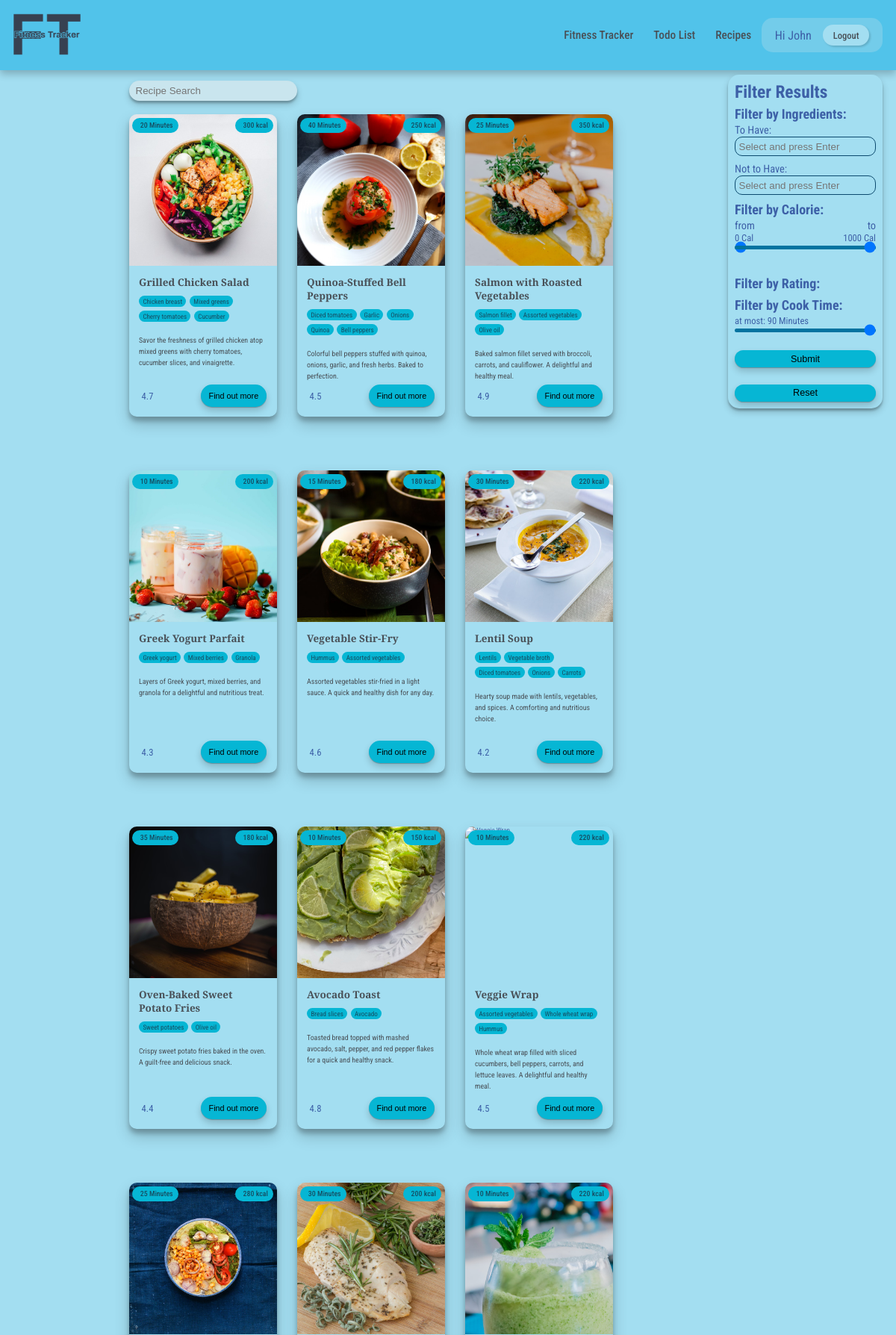
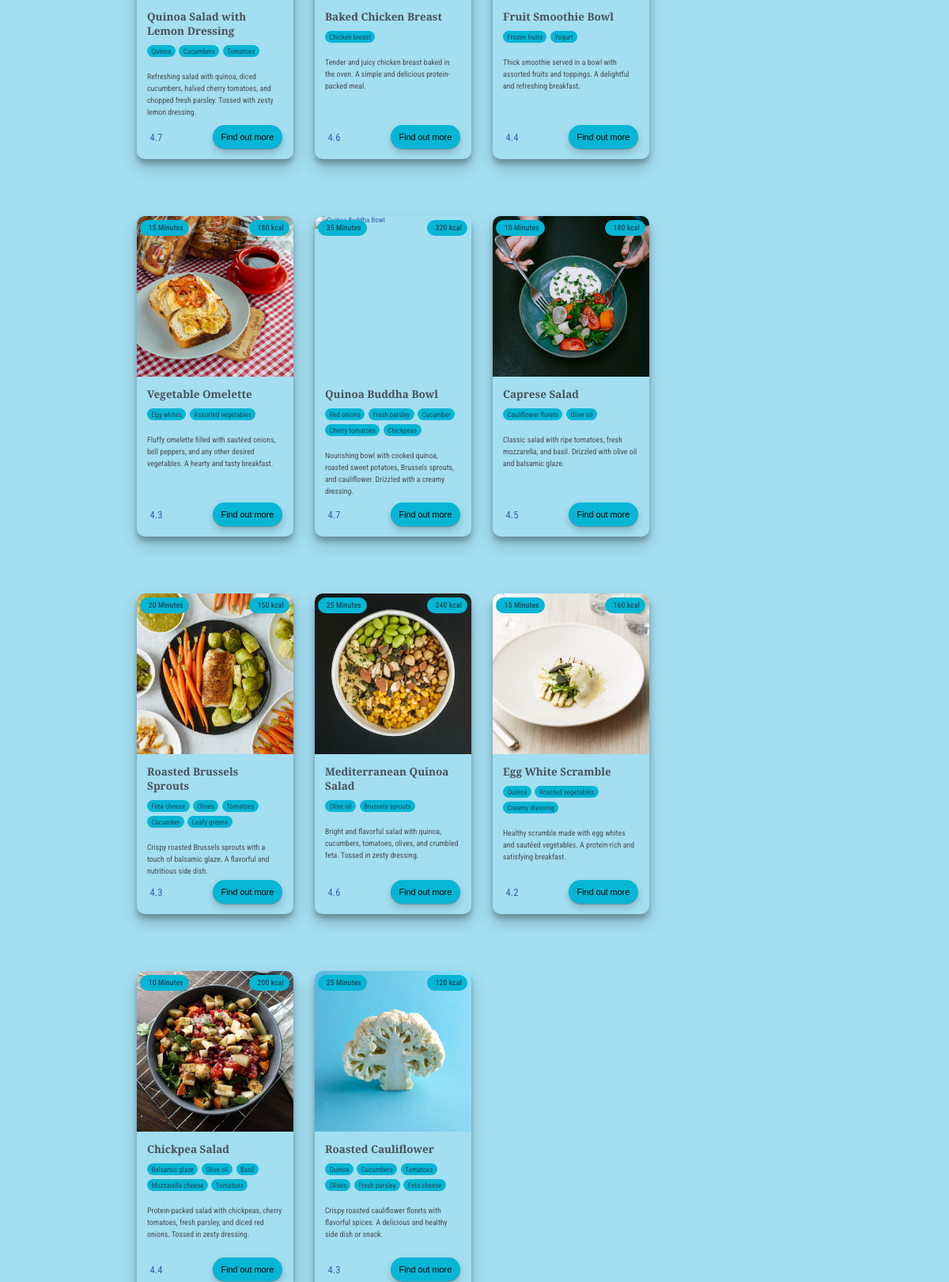
Page /recipes.php (signed in, upper part) on the committed database (2 pictures, top to bottom).
### tables this page shows
CREATE TABLE Recipes (
    recipeID INT AUTO_INCREMENT,
    title VARCHAR(50) NOT NULL,
    `description` VARCHAR(255) NOT NULL,
    instruction TEXT,
    averageRating DECIMAL(2,1),
    cookTime INT NOT NULL,
    calories INT NOT NULL,
    imageURL VARCHAR(512) NOT NULL,
    PRIMARY KEY (recipeID)
);

### util/recipes/recipes_func.php (the view, shortened to what this page needs)
<?php
function get_all_recipes() {
  $conn = connect_db();
  $sql = "SELECT r.*, i.ingredientsList
          FROM Recipes r
          JOIN (SELECT recipeID, GROUP_CONCAT(ingredientName) AS ingredientsList
          FROM Ingredients
          GROUP BY recipeID) i ON r.recipeID = i.recipeID";
  $stmt = $conn->prepare($sql);
  $stmt->execute();
  $result = $stmt->get_result();
  $recipes = array();
  while($row = $result->fetch_assoc()){
    array_push($recipes, $row);
  }
  return $recipes;
}
function render_recipes($recipes){
  foreach($recipes as $recipe){
    $averageRating = empty($recipe["averageRating"])? "4.0" : $recipe["averageRating"];
    echo '
    <div class="recipe-card">
      <div class="cook-time">
        <ion-icon name="timer-outline"></ion-icon><span>'.$recipe["cookTime"].' Minutes</span>
      </div>
      <div class="calories">
        <ion-icon name="flame-outline"></ion-icon> <span>'.$recipe["calories"].' kcal</span>
      </div>
      <div class="recipe-image">
        <img src="./public/img/'.$recipe["imageURL"].'" alt="'.$recipe["title"].'" />
      </div>
      <div class="content">
        <div>
          <h3 class="title">'.$recipe["title"].'</h3>
          <div class="ingredients">';
          foreach(explode("," ,$recipe["ingredientsList"]) as $ing){
            echo '<span class="ingredient">'.trim($ing).'</span>';
          }
          echo '
          </div>
          <p class="description">
            '.$recipe["description"].'
          </p>
        </div>
        <div class="card-footer">
          <span class="rating">
            <ion-icon name="star" class="star"></ion-icon><span>'.$averageRating.'</span>
          </span>
          <button class="action" data-recipe-id="'.$recipe["recipeID"].'">Find out more</button>
        </div>
      </div>
    </div>
    ';
  }
}

### style.css (style rules this page uses)
:root { --main-bg-color: #a3def1; --element-bg-color: #caeaf4; --hover-bg-color: #51c3ea; --text-color: #495057; --hover-text-color: #212529; --font-text: "Roboto Condensed", sans-serif; --font-title: "Merriweather Sans", sans-serif; --header-footer-bg-color: #51c3ea; --edge-padding: 2rem; --desktop-max-width: 140rem; }
html { font-size: 62.5%; }
* { margin: 0; padding: 0; box-sizing: border-box; text-decoration: none; list-style: none; }
body { font-family: var(--font-text); background-color: var(--main-bg-color); color: #3d60a7; min-height: 100vh; min-width: 100vw; }
.recipe-card { width: 33rem; height: 55rem; overflow: hidden; position: relative; box-shadow: 0 10px 20px rgba(0, 0, 0, 0.19), 0 6px 6px rgba(0, 0, 0, 0.23); border-radius: 10px; }
.recipe-card .recipe-image { width: 100%; height: 50%; }
.recipe-card .recipe-image > img { height: 100%; width: 100%; }
.recipe-card .cook-time, .recipe-card .calories { position: absolute; padding: 0.5rem 0.8rem; background-color: #06b6d4; border-radius: 15px; color: #164e63; font-size: 1.6rem; font-weight: 500; transition: all 0.3s; }
.cook-time, .calories { display: flex; align-items: center; justify-content: space-between; gap: 0.4rem; }
.cook-time { top: 0.5rem; left: 0.5rem; }
.calories { top: 0.5rem; right: 0.5rem; }
.recipe-card .content { padding: 1.5rem; height: 50%; width: 100%; display: flex; flex-direction: column; align-items: center; justify-content: space-between; }
.recipe-card .title { font-family: var(--font-title); font-weight: 600; color: var(--text-color); font-size: 2.2rem; margin-bottom: 1rem; }
.recipe-card .description { font-family: var(--font-text); color: var(--text-color); font-size: 1.8rem; line-height: 1.5; }
.ingredients { display: flex; gap: 0.5rem; flex-wrap: wrap; margin-bottom: 2rem; }
.ingredients .ingredient { padding: 0.3rem 0.6rem; background-color: #06b6d4; border-radius: 15px; color: #164e63; font-size: 1.4rem; transition: all 0.3s; }
.recipe-card .card-footer { width: 100%; display: flex; align-items: center; justify-content: space-between; }
.recipe-card .card-footer .rating { font-size: 1.7rem; display: flex; align-items: center; justify-content: center; gap: 0.4rem; }
.recipe-card .card-footer .rating > span { margin-top: 0.3rem; }
.recipe-card .card-footer .action { padding: 1rem 1.8rem; background-color: #06b6d4; border-radius: 15px; border: none; font-size: 1.4rem; transition: all 0.3s; box-shadow: 0 5px 10px rgba(0, 0, 0, 0.19), 0 1px 1px rgba(0, 0, 0, 0.23); cursor: pointer; }
@media (max-width: 1400px) { .recipe-card { width: 25rem; height: 49rem; } }
@media (max-width: 1400px) { .recipe-card .title { font-size: 2.2rem; margin-bottom: 1rem; } }
@media (max-width: 1400px) { .recipe-card .description { font-size: 1.2rem; line-height: 1.5; } }
@media (max-width: 1400px) { .ingredients .ingredient { padding: 0.3rem 0.6rem; font-size: 1.4rem; } }
@media (max-width: 1400px) { .recipe-card .card-footer .rating { font-size: 1.4rem; gap: 0.4rem; } }
@media (max-width: 1400px) { .recipe-card .card-footer .action { padding: 1rem 1.2rem; } }
@media (max-width: 1260px) { .recipe-card { width: 22rem; height: 45rem; } }
@media (max-width: 1260px) { .recipe-card .title { font-size: 1.5rem; margin-bottom: 1rem; } }
@media (max-width: 1260px) { .recipe-card .description { font-size: 1.1rem; line-height: 1.5; } }
@media (max-width: 1260px) { .ingredients .ingredient { padding: 0.3rem 0.6rem; font-size: 1rem; } }
@media (max-width: 1260px) { .recipe-card .card-footer .rating { font-size: 1.4rem; gap: 0.4rem; } }
@media (max-width: 1260px) { .recipe-card .card-footer .action { padding: 1rem 1.2rem; font-size: 1.2rem; } }
@media (max-width: 1260px) { .recipe-card .cook-time, .recipe-card .calories { padding: 0.5rem 0.8rem; font-size: 1.1rem; } }
@media (max-width: 1260px) { html { font-size: 56.25%; } }

### rows in the picture
recipes: cookTime "20", calories "300", imageURL (picture), title "Grilled Chicken Salad", ing "Chicken breast", ing "Mixed greens", ing "Cherry tomatoes", ing "Cucumber", description "Savor the freshness of grilled chicken atop mixed greens with cherry tomatoes, cucumber slices, and vinaigrette.", averageRating "4.7"
recipes: cookTime "40", calories "250", imageURL (picture), title "Quinoa-Stuffed Bell Peppers", ing "Diced tomatoes", ing "Garlic", ing "Onions", ing "Quinoa", ing "Bell peppers", description "Colorful bell peppers stuffed with quinoa, onions, garlic, and fresh herbs. Baked to perfection.", averageRating "4.5"
recipes: cookTime "25", calories "350", imageURL (picture), title "Salmon with Roasted Vegetables", ing "Salmon fillet", ing "Assorted vegetables", ing "Olive oil", description "Baked salmon fillet served with broccoli, carrots, and cauliflower. A delightful and healthy meal.", averageRating "4.9"
recipes: cookTime "10", calories "200", imageURL (picture), title "Greek Yogurt Parfait", ing "Greek yogurt", ing "Mixed berries", ing "Granola", description "Layers of Greek yogurt, mixed berries, and granola for a delightful and nutritious treat.", averageRating "4.3"
recipes: cookTime "15", calories "180", imageURL (picture), title "Vegetable Stir-Fry", ing "Hummus", ing "Assorted vegetables", description "Assorted vegetables stir-fried in a light sauce. A quick and healthy dish for any day.", averageRating "4.6"
recipes: cookTime "30", calories "220", imageURL (picture), title "Lentil Soup", ing "Lentils", ing "Vegetable broth", ing "Diced tomatoes", ing "Onions", ing "Carrots", description "Hearty soup made with lentils, vegetables, and spices. A comforting and nutritious choice.", averageRating "4.2"
recipes: cookTime "35", calories "180", imageURL (picture), title "Oven-Baked Sweet Potato Fries", ing "Sweet potatoes", ing "Olive oil", description "Crispy sweet potato fries baked in the oven. A guilt-free and delicious snack.", averageRating "4.4"
recipes: cookTime "10", calories "150", imageURL (picture), title "Avocado Toast", ing "Bread slices", ing "Avocado", description "Toasted bread topped with mashed avocado, salt, pepper, and red pepper flakes for a quick and healthy snack.", averageRating "4.8"
recipes: cookTime "10", calories "220", title "Veggie Wrap", ing "Assorted vegetables", ing "Whole wheat wrap", ing "Hummus", description "Whole wheat wrap filled with sliced cucumbers, bell peppers, carrots, and lettuce leaves. A delightful and healthy meal.", averageRating "4.5"
recipes: cookTime "25", calories "280", imageURL (picture), title "Quinoa Salad with Lemon Dressing", ing "Quinoa", ing "Cucumbers", ing "Tomatoes", description "Refreshing salad with quinoa, diced cucumbers, halved cherry tomatoes, and chopped fresh parsley. Tossed with zesty lemon dressing.", averageRating "4.7"
recipes: cookTime "30", calories "200", imageURL (picture), title "Baked Chicken Breast", ing "Chicken breast", description "Tender and juicy chicken breast baked in the oven. A simple and delicious protein-packed meal.", averageRating "4.6"
recipes: cookTime "10", calories "220", imageURL (picture), title "Fruit Smoothie Bowl", ing "Frozen fruits", ing "Yogurt", description "Thick smoothie served in a bowl with assorted fruits and toppings. A delightful and refreshing breakfast.", averageRating "4.4"
recipes: cookTime "15", calories "180", imageURL (picture), title "Vegetable Omelette", ing "Egg whites", ing "Assorted vegetables", description "Fluffy omelette filled with sautéed onions, bell peppers, and any other desired vegetables. A hearty and tasty breakfast.", averageRating "4.3"
recipes: cookTime "35", calories "320", title "Quinoa Buddha Bowl", ing "Red onions", ing "Fresh parsley", ing "Cucumber", ing "Cherry tomatoes", ing "Chickpeas", description "Nourishing bowl with cooked quinoa, roasted sweet potatoes, Brussels sprouts, and cauliflower. Drizzled with a creamy dressing.", averageRating "4.7"
recipes: cookTime "10", calories "180", imageURL (picture), title "Caprese Salad", ing "Cauliflower florets", ing "Olive oil", description "Classic salad with ripe tomatoes, fresh mozzarella, and basil. Drizzled with olive oil and balsamic glaze.", averageRating "4.5"
recipes: cookTime "20", calories "150", imageURL (picture), title "Roasted Brussels Sprouts", ing "Feta cheese", ing "Olives", ing "Tomatoes", ing "Cucumber", ing "Leafy greens", description "Crispy roasted Brussels sprouts with a touch of balsamic glaze. A flavorful and nutritious side dish.", averageRating "4.3"
recipes: cookTime "25", calories "240", imageURL (picture), title "Mediterranean Quinoa Salad", ing "Olive oil", ing "Brussels sprouts", description "Bright and flavorful salad with quinoa, cucumbers, tomatoes, olives, and crumbled feta. Tossed in zesty dressing.", averageRating "4.6"
recipes: cookTime "15", calories "160", imageURL (picture), title "Egg White Scramble", ing "Quinoa", ing "Roasted vegetables", ing "Creamy dressing", description "Healthy scramble made with egg whites and sautéed vegetables. A protein-rich and satisfying breakfast.", averageRating "4.2"
recipes: cookTime "10", calories "200", imageURL (picture), title "Chickpea Salad", ing "Balsamic glaze", ing "Olive oil", ing "Basil", ing "Mozzarella cheese", ing "Tomatoes", description "Protein-packed salad with chickpeas, cherry tomatoes, fresh parsley, and diced red onions. Tossed in zesty dressing.", averageRating "4.4"
recipes: cookTime "25", calories "120", imageURL (picture), title "Roasted Cauliflower", ing "Quinoa", ing "Cucumbers", ing "Tomatoes", ing "Olives", ing "Fresh parsley", ing "Feta cheese", description "Crispy roasted cauliflower florets with flavorful spices. A delicious and healthy side dish or snack.", averageRating "4.3"

### other values in the picture
$userName "John"
